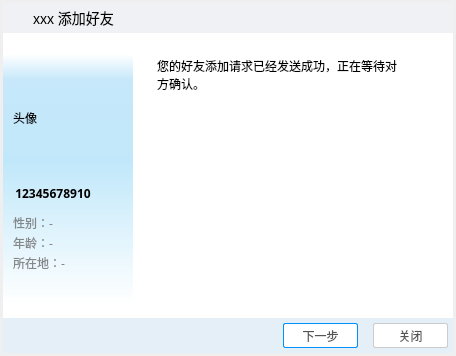
<?xml version="1.0" encoding="UTF-8"?>
<ui version="4.0">
 <class>AddFriend</class>
 <widget class="QWidget" name="AddFriend">
  <property name="geometry">
   <rect>
    <x>0</x>
    <y>0</y>
    <width>456</width>
    <height>356</height>
   </rect>
  </property>
  <property name="minimumSize">
   <size>
    <width>456</width>
    <height>356</height>
   </size>
  </property>
  <property name="maximumSize">
   <size>
    <width>456</width>
    <height>356</height>
   </size>
  </property>
  <property name="baseSize">
   <size>
    <width>456</width>
    <height>356</height>
   </size>
  </property>
  <property name="windowTitle">
   <string>Form</string>
  </property>
  <widget class="QWidget" name="addFriendWidget" native="true">
   <property name="geometry">
    <rect>
     <x>3</x>
     <y>3</y>
     <width>450</width>
     <height>350</height>
    </rect>
   </property>
   <property name="minimumSize">
    <size>
     <width>450</width>
     <height>350</height>
    </size>
   </property>
   <property name="maximumSize">
    <size>
     <width>450</width>
     <height>350</height>
    </size>
   </property>
   <property name="baseSize">
    <size>
     <width>450</width>
     <height>350</height>
    </size>
   </property>
   <property name="styleSheet">
    <string notr="true">QWidget#addFriendWidget{
	background-color: rgb(255, 255, 255);
}</string>
   </property>
   <widget class="QWidget" name="topWidget" native="true">
    <property name="geometry">
     <rect>
      <x>0</x>
      <y>0</y>
      <width>450</width>
      <height>30</height>
     </rect>
    </property>
    <property name="minimumSize">
     <size>
      <width>450</width>
      <height>30</height>
     </size>
    </property>
    <property name="maximumSize">
     <size>
      <width>450</width>
      <height>30</height>
     </size>
    </property>
    <property name="baseSize">
     <size>
      <width>450</width>
      <height>30</height>
     </size>
    </property>
    <property name="styleSheet">
     <string notr="true">QWidget#topWidget{
	background-color: rgb(240, 241, 245);
}</string>
    </property>
    <widget class="QLabel" name="label">
     <property name="geometry">
      <rect>
       <x>30</x>
       <y>5</y>
       <width>120</width>
       <height>20</height>
      </rect>
     </property>
     <property name="minimumSize">
      <size>
       <width>120</width>
       <height>20</height>
      </size>
     </property>
     <property name="maximumSize">
      <size>
       <width>16777215</width>
       <height>20</height>
      </size>
     </property>
     <property name="baseSize">
      <size>
       <width>120</width>
       <height>20</height>
      </size>
     </property>
     <property name="styleSheet">
      <string notr="true">QLabel{
	font-size: 14px;
	background-color: rgb(240, 241, 245);
}</string>
     </property>
     <property name="text">
      <string>xxx 添加好友</string>
     </property>
    </widget>
    <widget class="QPushButton" name="closeBtn">
     <property name="geometry">
      <rect>
       <x>420</x>
       <y>5</y>
       <width>20</width>
       <height>20</height>
      </rect>
     </property>
     <property name="minimumSize">
      <size>
       <width>20</width>
       <height>20</height>
      </size>
     </property>
     <property name="maximumSize">
      <size>
       <width>20</width>
       <height>20</height>
      </size>
     </property>
     <property name="baseSize">
      <size>
       <width>20</width>
       <height>20</height>
      </size>
     </property>
     <property name="styleSheet">
      <string notr="true">QPushButton{
	image: url(:/Icon/close2.png);
	border-radius: 0;
	background-color: rgba(255, 255, 255, 0);
}
QPushButton:hover{
	image: url(:/Icon/close.png);
	background-color: rgb(255, 0, 0);
}</string>
     </property>
     <property name="text">
      <string/>
     </property>
    </widget>
    <widget class="QPushButton" name="miniBtn">
     <property name="geometry">
      <rect>
       <x>390</x>
       <y>5</y>
       <width>20</width>
       <height>20</height>
      </rect>
     </property>
     <property name="minimumSize">
      <size>
       <width>20</width>
       <height>20</height>
      </size>
     </property>
     <property name="maximumSize">
      <size>
       <width>20</width>
       <height>20</height>
      </size>
     </property>
     <property name="baseSize">
      <size>
       <width>20</width>
       <height>20</height>
      </size>
     </property>
     <property name="styleSheet">
      <string notr="true">QPushButton{
	image: url(:/Icon/mini2.png);
	border-radius: 0;
	background-color: rgba(255, 255, 255, 0);
}
QPushButton:hover{
	image: url(:/Icon/mini.png);
	background-color: rgb(136, 136, 136);
}</string>
     </property>
     <property name="text">
      <string/>
     </property>
    </widget>
   </widget>
   <widget class="QWidget" name="infoWidget" native="true">
    <property name="geometry">
     <rect>
      <x>0</x>
      <y>30</y>
      <width>130</width>
      <height>285</height>
     </rect>
    </property>
    <property name="minimumSize">
     <size>
      <width>130</width>
      <height>285</height>
     </size>
    </property>
    <property name="maximumSize">
     <size>
      <width>130</width>
      <height>285</height>
     </size>
    </property>
    <property name="baseSize">
     <size>
      <width>130</width>
      <height>285</height>
     </size>
    </property>
    <property name="styleSheet">
     <string notr="true">QWidget#infoWidget{
	background-color: qlineargradient(spread:pad, x1:0, y1:1, x2:0, y2:0, stop:0.0454545 rgba(255, 255, 255, 255), stop:0.545455 rgba(193, 232, 250, 255), stop:0.835227 rgba(198, 232, 250, 255), stop:0.926136 rgba(255, 255, 255, 255));
}</string>
    </property>
    <widget class="QLabel" name="sexLabel">
     <property name="geometry">
      <rect>
       <x>10</x>
       <y>180</y>
       <width>100</width>
       <height>20</height>
      </rect>
     </property>
     <property name="font">
      <font>
       <family>微软雅黑</family>
      </font>
     </property>
     <property name="styleSheet">
      <string notr="true">QLabel{
	color: rgb(133, 136, 138);
}</string>
     </property>
     <property name="text">
      <string>性别：-</string>
     </property>
    </widget>
    <widget class="QLabel" name="headLabel">
     <property name="geometry">
      <rect>
       <x>10</x>
       <y>30</y>
       <width>110</width>
       <height>110</height>
      </rect>
     </property>
     <property name="minimumSize">
      <size>
       <width>110</width>
       <height>110</height>
      </size>
     </property>
     <property name="maximumSize">
      <size>
       <width>110</width>
       <height>110</height>
      </size>
     </property>
     <property name="baseSize">
      <size>
       <width>110</width>
       <height>110</height>
      </size>
     </property>
     <property name="text">
      <string>头像</string>
     </property>
    </widget>
    <widget class="QPushButton" name="usernameBtn">
     <property name="geometry">
      <rect>
       <x>10</x>
       <y>150</y>
       <width>80</width>
       <height>20</height>
      </rect>
     </property>
     <property name="sizePolicy">
      <sizepolicy hsizetype="Minimum" vsizetype="Minimum">
       <horstretch>0</horstretch>
       <verstretch>0</verstretch>
      </sizepolicy>
     </property>
     <property name="font">
      <font>
       <family>微软雅黑</family>
       <weight>75</weight>
       <bold>true</bold>
      </font>
     </property>
     <property name="cursor">
      <cursorShape>PointingHandCursor</cursorShape>
     </property>
     <property name="styleSheet">
      <string notr="true">QPushButton{
	border: none;
}</string>
     </property>
     <property name="text">
      <string>12345678910</string>
     </property>
    </widget>
    <widget class="QLabel" name="ageLabel">
     <property name="geometry">
      <rect>
       <x>10</x>
       <y>200</y>
       <width>100</width>
       <height>20</height>
      </rect>
     </property>
     <property name="font">
      <font>
       <family>微软雅黑</family>
      </font>
     </property>
     <property name="styleSheet">
      <string notr="true">QLabel{
	color: rgb(133, 136, 138);
}</string>
     </property>
     <property name="text">
      <string>年龄：-</string>
     </property>
    </widget>
    <widget class="QLabel" name="placeLabel">
     <property name="geometry">
      <rect>
       <x>10</x>
       <y>220</y>
       <width>100</width>
       <height>20</height>
      </rect>
     </property>
     <property name="font">
      <font>
       <family>微软雅黑</family>
      </font>
     </property>
     <property name="styleSheet">
      <string notr="true">QLabel{
	color: rgb(133, 136, 138);
}</string>
     </property>
     <property name="text">
      <string>所在地：-</string>
     </property>
    </widget>
   </widget>
   <widget class="QWidget" name="Widget" native="true">
    <property name="geometry">
     <rect>
      <x>0</x>
      <y>315</y>
      <width>450</width>
      <height>35</height>
     </rect>
    </property>
    <property name="minimumSize">
     <size>
      <width>450</width>
      <height>35</height>
     </size>
    </property>
    <property name="maximumSize">
     <size>
      <width>450</width>
      <height>35</height>
     </size>
    </property>
    <property name="baseSize">
     <size>
      <width>450</width>
      <height>35</height>
     </size>
    </property>
    <property name="styleSheet">
     <string notr="true">QWidget{
	background-color: rgb(229, 239, 247);
}</string>
    </property>
    <widget class="QPushButton" name="close2Btn">
     <property name="geometry">
      <rect>
       <x>370</x>
       <y>5</y>
       <width>75</width>
       <height>25</height>
      </rect>
     </property>
     <property name="styleSheet">
      <string notr="true">QPushButton{
	font-size: 12px;
	color: rgb(85, 85, 85);
	background-color: rgb(255, 255, 255);
	border-radius: 2px;
	border: 1px solid rgb(204, 204, 204);
}
QPushButton:hover{
	background-color: rgb(242, 242, 242);
}</string>
     </property>
     <property name="text">
      <string>关闭</string>
     </property>
    </widget>
    <widget class="QPushButton" name="nextBtn">
     <property name="geometry">
      <rect>
       <x>280</x>
       <y>5</y>
       <width>75</width>
       <height>25</height>
      </rect>
     </property>
     <property name="styleSheet">
      <string notr="true">QPushButton{
	font-size: 12px;
	color: rgb(85, 85, 85);
	background-color: rgb(255, 255, 255);
	border-radius: 2px;
	border: 1px solid rgb(1, 143, 251);
}
QPushButton:hover{
	background-color: rgb(242, 242, 242);
}</string>
     </property>
     <property name="text">
      <string>下一步</string>
     </property>
    </widget>
   </widget>
   <widget class="QStackedWidget" name="stackedWidget">
    <property name="geometry">
     <rect>
      <x>130</x>
      <y>30</y>
      <width>320</width>
      <height>285</height>
     </rect>
    </property>
    <property name="minimumSize">
     <size>
      <width>320</width>
      <height>285</height>
     </size>
    </property>
    <property name="maximumSize">
     <size>
      <width>320</width>
      <height>285</height>
     </size>
    </property>
    <property name="baseSize">
     <size>
      <width>320</width>
      <height>285</height>
     </size>
    </property>
    <property name="styleSheet">
     <string notr="true">QWidget#checkInfoPage{
	background-color: rgb(255, 255, 255);
}
QWidget#setInfoPage{
	background-color: rgb(255, 255, 255);
}</string>
    </property>
    <property name="currentIndex">
     <number>1</number>
    </property>
    <widget class="QWidget" name="checkInfoPage">
     <property name="minimumSize">
      <size>
       <width>320</width>
       <height>285</height>
      </size>
     </property>
     <property name="maximumSize">
      <size>
       <width>320</width>
       <height>285</height>
      </size>
     </property>
     <property name="baseSize">
      <size>
       <width>320</width>
       <height>285</height>
      </size>
     </property>
     <property name="styleSheet">
      <string notr="true"/>
     </property>
     <widget class="QTextEdit" name="infoTextEdit">
      <property name="geometry">
       <rect>
        <x>20</x>
        <y>50</y>
        <width>280</width>
        <height>71</height>
       </rect>
      </property>
      <property name="styleSheet">
       <string notr="true">QTextEdit{
    border-radius: 5px;
    font-size: 13px;
    color: black;
	background-color: rgb(255, 255, 255);
    border: 1px solid #D1D1D1;
}
QTextEdit:hover{
	border: 1px solid #1583DD;
}
</string>
      </property>
      <property name="placeholderText">
       <string>我是...</string>
      </property>
     </widget>
     <widget class="QLabel" name="infoLabel">
      <property name="geometry">
       <rect>
        <x>20</x>
        <y>10</y>
        <width>100</width>
        <height>20</height>
       </rect>
      </property>
      <property name="text">
       <string>请输入验证信息：</string>
      </property>
     </widget>
    </widget>
    <widget class="QWidget" name="setInfoPage">
     <widget class="QTextBrowser" name="textBrowser">
      <property name="geometry">
       <rect>
        <x>20</x>
        <y>20</y>
        <width>256</width>
        <height>192</height>
       </rect>
      </property>
      <property name="styleSheet">
       <string notr="true">QTextBrowser{
	border: none;
}</string>
      </property>
      <property name="html">
       <string>&lt;!DOCTYPE HTML PUBLIC &quot;-//W3C//DTD HTML 4.0//EN&quot; &quot;http://www.w3.org/TR/REC-html40/strict.dtd&quot;&gt;
&lt;html&gt;&lt;head&gt;&lt;meta name=&quot;qrichtext&quot; content=&quot;1&quot; /&gt;&lt;style type=&quot;text/css&quot;&gt;
p, li { white-space: pre-wrap; }
&lt;/style&gt;&lt;/head&gt;&lt;body style=&quot; font-family:'SimSun'; font-size:9pt; font-weight:400; font-style:normal;&quot;&gt;
&lt;p style=&quot; margin-top:0px; margin-bottom:0px; margin-left:0px; margin-right:0px; -qt-block-indent:0; text-indent:0px;&quot;&gt;&lt;span style=&quot; font-family:'SimSun';&quot;&gt;您的好友添加请求已经发送成功，正在等待对方确认。&lt;/span&gt;&lt;/p&gt;&lt;/body&gt;&lt;/html&gt;</string>
      </property>
     </widget>
    </widget>
   </widget>
  </widget>
 </widget>
 <resources/>
 <connections>
  <connection>
   <sender>close2Btn</sender>
   <signal>clicked()</signal>
   <receiver>AddFriend</receiver>
   <slot>close()</slot>
   <hints>
    <hint type="sourcelabel">
     <x>397</x>
     <y>331</y>
    </hint>
    <hint type="destinationlabel">
     <x>600</x>
     <y>318</y>
    </hint>
   </hints>
  </connection>
  <connection>
   <sender>closeBtn</sender>
   <signal>clicked()</signal>
   <receiver>AddFriend</receiver>
   <slot>close()</slot>
   <hints>
    <hint type="sourcelabel">
     <x>433</x>
     <y>17</y>
    </hint>
    <hint type="destinationlabel">
     <x>642</x>
     <y>90</y>
    </hint>
   </hints>
  </connection>
 </connections>
</ui>
